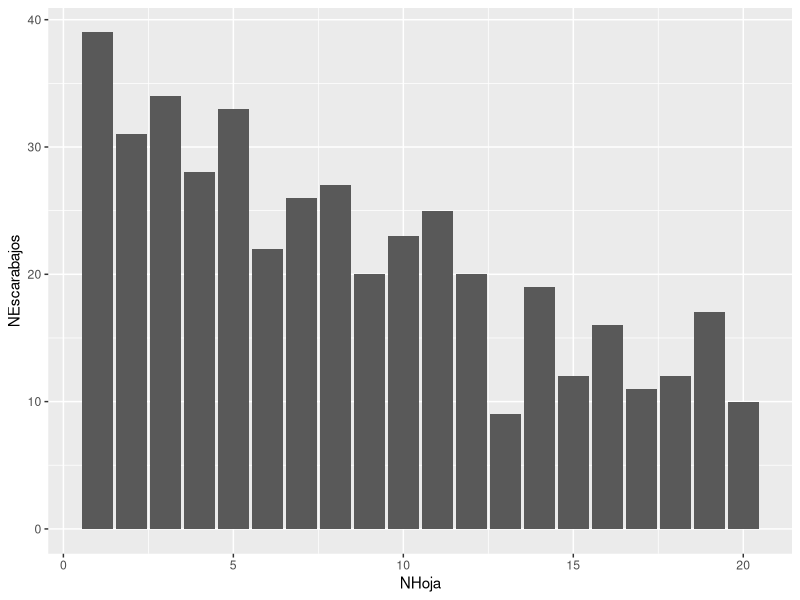
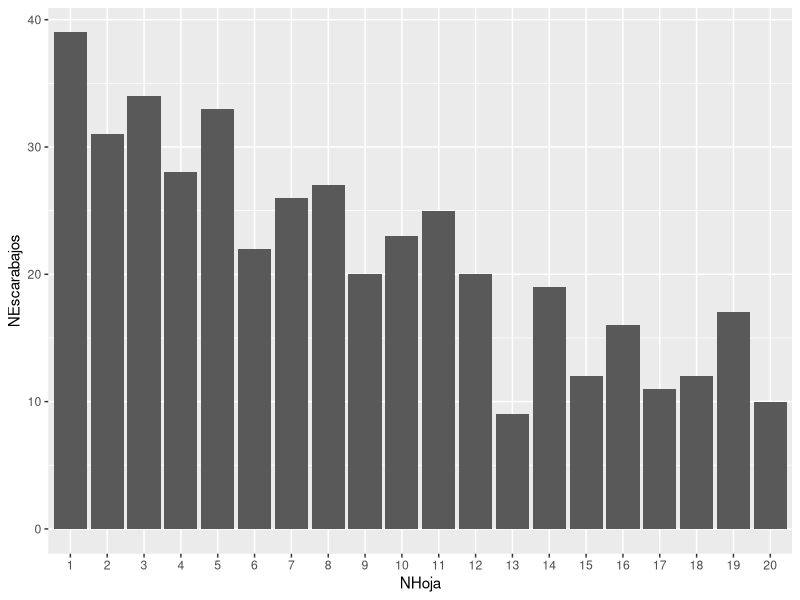
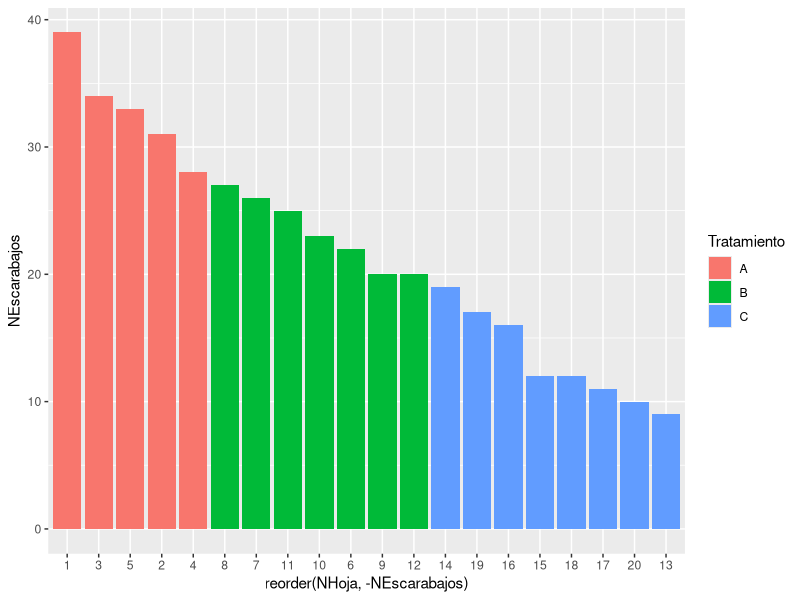

Here is the R script that generated these plots, in order:
## ---- chunk 1
#pulgones que hay en una hoja
NHoja = seq(1:20)
NEscarabajos = c(39,31,34,28,33,22,26,27,20,23,25,20,9,19,12,16,11,12,17,10)
Tratamiento = rep((c("A","B","C")),c(5,7,8))

df=data.frame(NHoja,NEscarabajos,Tratamiento) 
df
## ---- chunk 2
# instalamos y cargamos la libreria "ggplot2"
#install.packages("ggplot2") 
library (ggplot2)
## ---- chunk 3
#Para crear un gráfico de barras se sigue la siguiente estructura.

#ggplot(data=df, aes(x=Tratamiento)) + geom_bar(stat="bin")
#ggplot(data=df, aes(x=Tratamiento)) + geom_bar()

## ---- chunk 4
ggplot(data=df, aes(x=NHoja, y=NEscarabajos)) + geom_bar(stat="identity")


## ---- chunk 5
str(df)

## ---- chunk 6
is.numeric(df$NHoja)

## ---- chunk 7
class(df$NHoja)

## ---- chunk 8
df$NHoja = as.factor(df$NHoja)

## ---- chunk 9
#comprobamos
str(df)

## ---- chunk 10
ggplot(data=df, aes(x=NHoja, y=NEscarabajos)) + geom_bar(stat="identity")

## ---- chunk 11
ggplot(data=df, aes(x=reorder(NHoja,-NEscarabajos), y=NEscarabajos, fill=Tratamiento)) + 
    geom_bar(stat="identity", position="dodge")
